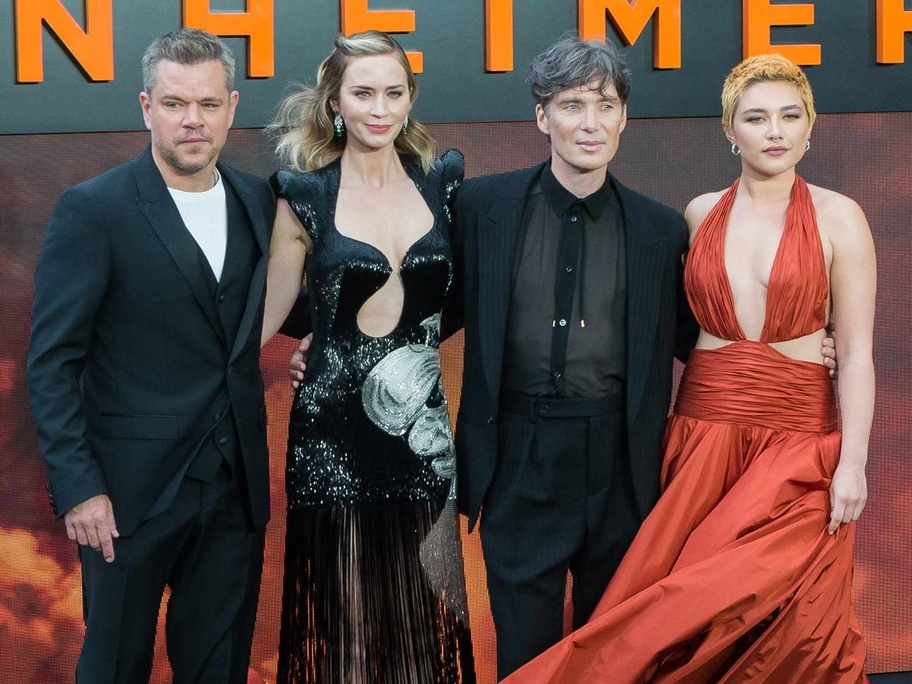
#> input picture oppenheimer-cast.jpg, 912 x 684 px, shrunk from 1500 x 1125 before the run
$ jupyter execute --allow-errors FacialRecog1.ipynb
#> lines starting #> are read from the running program, lines starting #| are printed output that depends on the picture
[cell 1]
import cv2

alg_path = r"C:\Users\alanz\OneDrive\Documents\FacialRecognition1\haarcascade_frontalface_default.xml"

haar_cascade = cv2.CascadeClassifier(alg_path)

file_name = open(r"C:\Users\alanz\OneDrive\Documents\FacialRecognition1\oppenheimer-cast.jpg")

img = cv2.imread(file_name.name, 0)
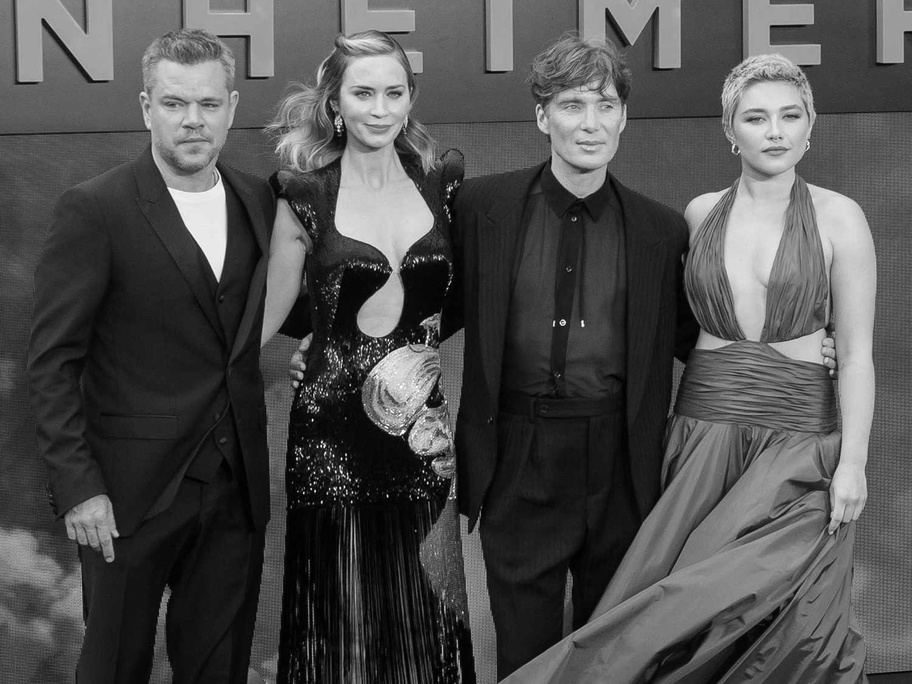
#> img: shape (684, 912); min 0, max 255, mean 78.7

faces = haar_cascade.detectMultiScale(
    img, scaleFactor=1.05, minNeighbors=2, minSize=(100, 100)
)
#> faces = [[323, 49, 108, 108], [134, 57, 118, 118], [531, 61, 112, 112], [716, 72, 113, 113], [302, 295, 126, 126], [722, 123, 130, 130]]

i = 0

for x, y, w, h in faces:
    cropped_image = img[y : y + h, x : x + w]

    target_file_name = 'stored-faces/' + str(i) + '.jpg'
    cv2.imwrite(target_file_name, cropped_image)

    i = i + 1
#> this loop made 6 passes
#> (x, y, w, h, target_file_name) on passes 1 to 6: (323, 49, 108, 108, 'stored-faces/0.jpg'), (134, 57, 118, 118, 'stored-faces/1.jpg'), (531, 61, 112, 112, 'stored-faces/2.jpg'), (716, 72, 113, 113, 'stored-faces/3.jpg'), (302, 295, 126, 126, 'stored-faces/4.jpg'), (722, 123, 130, 130, 'stored-faces/5.jpg')
#> pass 1, `cropped_image = img[y : y + h, x : x + w]`:
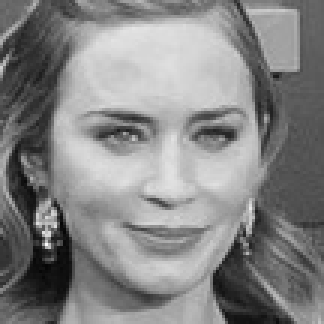
#> cropped_image: shape (108, 108) (shown 3 times larger); min 5, max 253, mean 132.4
#> pass 2, `cropped_image = img[y : y + h, x : x + w]`:
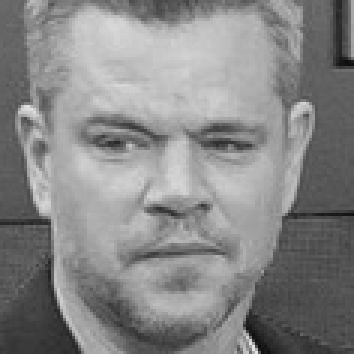
#> cropped_image: shape (118, 118) (shown 3 times larger); min 13, max 227, mean 134.6
#> pass 3, `cropped_image = img[y : y + h, x : x + w]`:
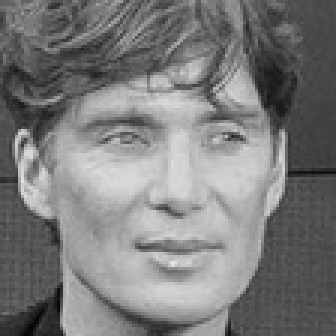
#> cropped_image: shape (112, 112) (shown 3 times larger); min 2, max 232, mean 123.6
#> after the loop, i = 6

[cell 2]
import numpy as np
from imgbeddings import imgbeddings
from PIL import Image
import psycopg2
import os

#> (the rest of this cell did not finish here and is left out)

[cell 3]
file_name = r"C:\Users\alanz\OneDrive\Documents\FacialRecognition1\florence_pugh.jpg"
img = Image.open(file_name)
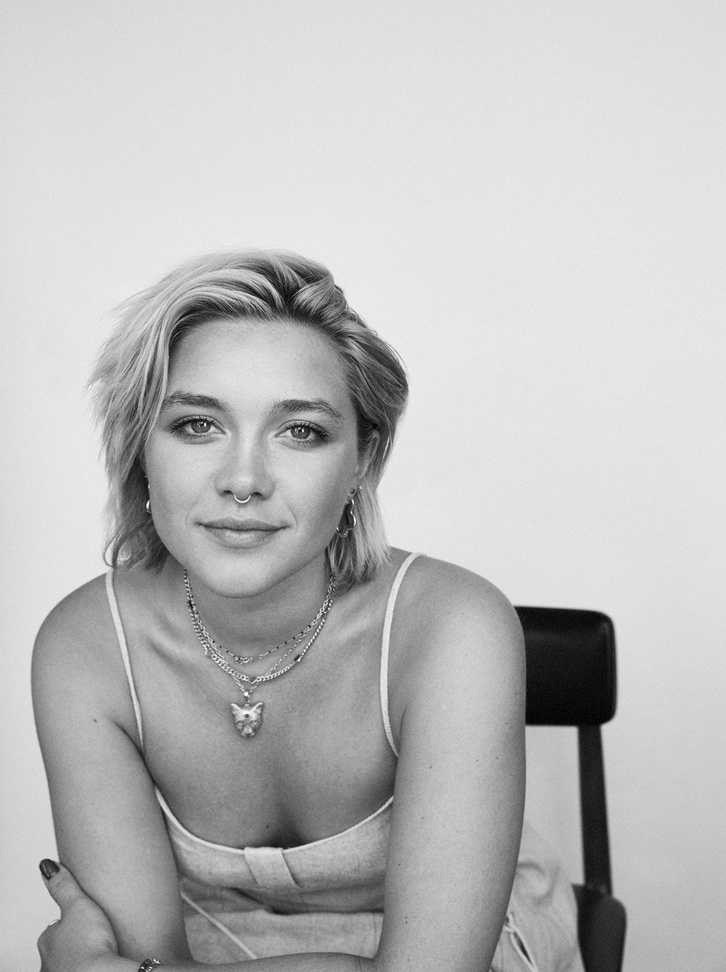
#> input picture florence_pugh.jpg, 726 x 972 px, shrunk from 1194 x 1600 before the run, found by its file name
#> img is the input picture: PIL image 726x972 RGB; min 0, max 255, mean 188.1
#> (the rest of this cell did not finish here and is left out)
